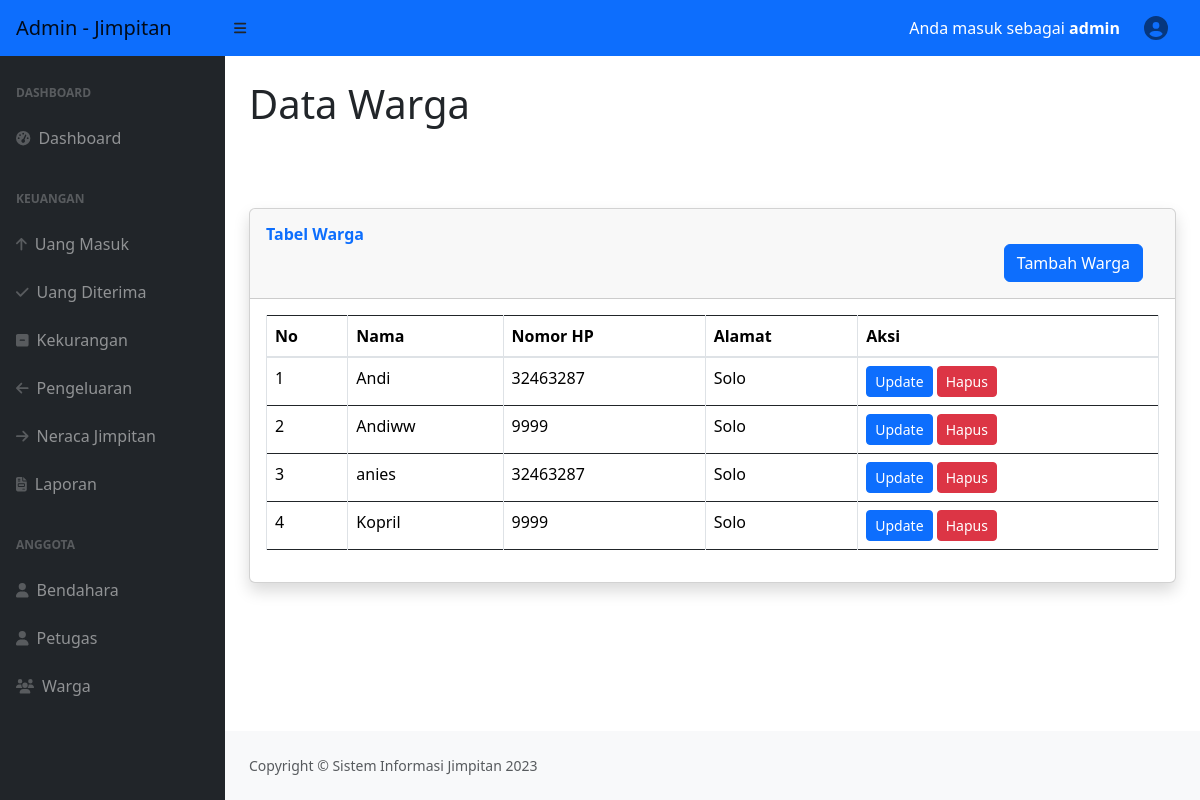
The app's page /warga.php (signed in) with its own data.
### tables this page shows
CREATE TABLE `warga` (
  `id` int(11) NOT NULL,
  `nama_warga` varchar(25) NOT NULL,
  `nomor_hp` int(15) NOT NULL,
  `alamat_warga` varchar(50) NOT NULL
);

### warga.php (the view, shortened to what this page needs)
<!DOCTYPE html>
<html lang="en">
<head>
        <link href="main/dataTables/datatables.min.css" rel="stylesheet"/>
        <link href="https://cdn.jsdelivr.net/npm/simple-datatables@latest/dist/style.css" rel="stylesheet" />
        <link href="css/styles.css" rel="stylesheet" />
        <link href="vendor/datatables/dataTables.bootstrap4.min.css" rel="stylesheet">
        <link href="main/dataTables/datatables.min.css" rel="stylesheet"/>
        <link rel="stylesheet" href="https://cdn.jsdelivr.net/npm/bootstrap@4.5.3/dist/css/bootstrap.min.css"
>
	<link rel="stylesheet" type="text/css" href="assets/css/bootstrap.css">
	<link rel="stylesheet" type="text/css" href="assets/DataTables/media/css/jquery.dataTables.css">
	<link rel="stylesheet" type="text/css" href="assets/DataTables/media/css/dataTables.bootstrap.css">
    </head>
<body class="sb-nav-fixed">
<?php
require ('header.php');
require ('sidenav.php');
?>
<div id="layoutSidenav_content">
<main>
<div class="container-fluid px-4">
                        <h1 class="mt-4">Data Warga</h1>
<div class="card shadow mb-4">
            <div class="card-header py-3">
              <h6 class="m-0 font-weight-bold text-primary">Tabel Warga</h6>
              <div class="d-grid gap-2 d-md-flex justify-content-md-end">
              <a href="tambahwarga.php" class="btn btn-primary me-3">Tambah Warga</a>
            </div>
            </div>
            <div class="card-body">
              <div class="table-responsive">
                <table class="table table-bordered" id="dataTable" width="100%" cellspacing="0">
                  <thead>
                    <tr>
                        <th>No</th>
                        <th>Nama</th>
                        <th>Nomor HP</th>
                        <th>Alamat</th>
                        <th>Aksi</th>
                    </tr>
              </thead>
                <tbody>
            <?php
            $koneksi = mysqli_connect("localhost", "root", "", "jimpitan1");
            $no = 1;
            $select         = mysqli_query($koneksi, "select * from warga");
            while($data= mysqli_fetch_array($select)){
          ?>
            <tr>
                        <td><?php echo $no++ ?></td>
                        <td><?php echo $data['nama_warga'] ?></td>
                        <td><?php echo $data['nomor_hp'] ?></td>
                        <td><?php echo $data['alamat_warga'] ?></td>
                        <td>
                        <a href="editwarga.php?id= <?php echo $data['id'];?> "
                        class="btn btn-sm btn-primary">Update</a>
                        <a href="proses_hapuswarga.php?id= <?php echo $data['id'];?>"
                        class="btn btn-sm btn-danger alert_notif">Hapus</a>
                        </td>
            </tr>
            <?php } ?>
            </tbody>
</table>
</div>
</body>
<?php
require ('footer.php');
?>
</html>

### records on screen
warga: nama_warga "Andi", nomor_hp "32463287", alamat_warga "Solo"
warga: nama_warga "Andiww", nomor_hp "9999", alamat_warga "Solo"
warga: nama_warga "anies", nomor_hp "32463287", alamat_warga "Solo"
warga: nama_warga "Kopril", nomor_hp "9999", alamat_warga "Solo"

### other values on screen
$_SESSION['username'] "admin"
